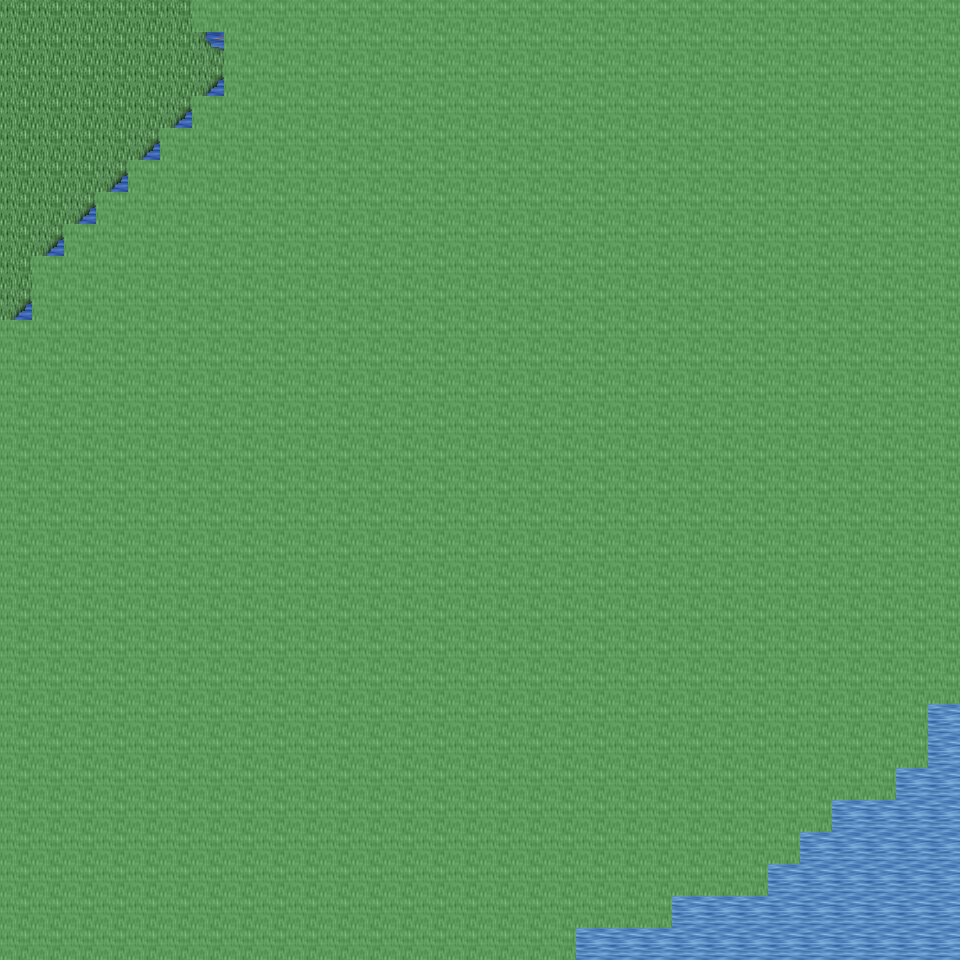

This is a level from a 2D game, rendered from its Tiled map with the project's own tilesets. A one-line summary and the map file follow, with tile-layer data summarised:
An orthogonal 30x30 tile map with 32x32 px tiles, 6 tile layers (Ground, Object, Object2, Above, ...), 33 tilesets and 4 objects (4x mapExit).

<map version="1.0" orientation="orthogonal" renderorder="right-down" width="30" height="30" tilewidth="32" tileheight="32" nextobjectid="5">
  <tileset firstgid="1" name="tileset_ground_ground" tilewidth="32" tileheight="32" tilecount="33" columns="3">
    <image source="../drawable/tileset_ground_ground.png" width="96" height="352" />
  </tileset>
  <tileset firstgid="34" name="tileset_ground_ice_ice" tilewidth="32" tileheight="32" tilecount="3" columns="3">
    <image source="../drawable/tileset_ground_ice_ice.png" width="96" height="32" />
  </tileset>
  <tileset firstgid="37" name="tileset_ground_water_pool" tilewidth="32" tileheight="32" tilecount="72" columns="3">
    <image source="../drawable/tileset_ground_water_pool.png" width="96" height="768" />
  </tileset>
  <tileset firstgid="109" name="tileset_ground_grass_edges" tilewidth="32" tileheight="32" tilecount="36" columns="12">
    <image source="../drawable/tileset_ground_grass_edges.png" width="384" height="96" />
  </tileset>
  <tileset firstgid="145" name="tileset_ground_ridge_ice_2" tilewidth="32" tileheight="32" tilecount="42" columns="7">
    <image source="../drawable/tileset_ground_ridge_ice_2.png" width="224" height="192" />
  </tileset>
  <tileset firstgid="187" name="tileset_ground_ridge_earth_dark" tilewidth="32" tileheight="32" tilecount="96" columns="12">
    <image source="../drawable/tileset_ground_ridge_earth_dark.png" width="384" height="256" />
  </tileset>
  <tileset firstgid="283" name="tileset_ground_rock_pebbles" tilewidth="32" tileheight="32" tilecount="3" columns="1">
    <image source="../drawable/tileset_ground_rock_pebbles.png" width="32" height="96" />
  </tileset>
  <tileset firstgid="286" name="tileset_plant_grasses" tilewidth="32" tileheight="32" tilecount="6" columns="3">
    <image source="../drawable/tileset_plant_grasses.png" width="96" height="64" />
  </tileset>
  <tileset firstgid="292" name="tileset_plant_bush_bushes" tilewidth="32" tileheight="32" tilecount="10" columns="5">
    <image source="../drawable/tileset_plant_bush_bushes.png" width="160" height="64" />
  </tileset>
  <tileset firstgid="302" name="tileset_ground_cobbled_paving" tilewidth="32" tileheight="32" tilecount="1" columns="1">
    <image source="../drawable/tileset_ground_cobbled_paving.png" width="32" height="32" />
  </tileset>
  <tileset firstgid="303" name="tileset_ground_grass_corners" tilewidth="32" tileheight="32" tilecount="24" columns="6">
    <image source="../drawable/tileset_ground_grass_corners.png" width="192" height="128" />
  </tileset>
  <tileset firstgid="327" name="tileset_plant_flower_daisy_white" tilewidth="32" tileheight="32" tilecount="8" columns="2">
    <image source="../drawable/tileset_plant_flower_daisy_white.png" width="64" height="128" />
  </tileset>
  <tileset firstgid="335" name="tileset_plant_flower_daisy_blue" tilewidth="32" tileheight="32" tilecount="8" columns="2">
    <image source="../drawable/tileset_plant_flower_daisy_blue.png" width="64" height="128" />
  </tileset>
  <tileset firstgid="343" name="tileset_item_armor_sword_rack" tilewidth="32" tileheight="32" tilecount="4" columns="2">
    <image source="../drawable/tileset_item_armor_sword_rack.png" width="64" height="64" />
  </tileset>
  <tileset firstgid="347" name="tileset_plant_stump_small_stump" tilewidth="32" tileheight="32" tilecount="4" columns="2">
    <image source="../drawable/tileset_plant_stump_small_stump.png" width="64" height="64" />
  </tileset>
  <tileset firstgid="351" name="tileset_item_postbox" tilewidth="32" tileheight="32" tilecount="4" columns="2">
    <image source="../drawable/tileset_item_postbox.png" width="64" height="64" />
  </tileset>
  <tileset firstgid="355" name="tileset_item_armor_weapons_rack" tilewidth="32" tileheight="32" tilecount="18" columns="9">
    <image source="../drawable/tileset_item_armor_weapons_rack.png" width="288" height="64" />
  </tileset>
  <tileset firstgid="373" name="tileset_item_pot_pot_golden_centred" tilewidth="32" tileheight="32" tilecount="3" columns="3">
    <image source="../drawable/tileset_item_pot_pot_golden_centred.png" width="96" height="32" />
  </tileset>
  <tileset firstgid="376" name="tileset_logic_creature_orc" tilewidth="32" tileheight="32" tilecount="6" columns="6">
    <image source="../drawable/tileset_logic_creature_orc.png" width="192" height="32" />
  </tileset>
  <tileset firstgid="382" name="tileset_logic_creature_animal" tilewidth="32" tileheight="32" tilecount="32" columns="8">
    <image source="../drawable/tileset_logic_creature_animal.png" width="256" height="128" />
  </tileset>
  <tileset firstgid="414" name="tileset_logic_creature_gnome" tilewidth="32" tileheight="32" tilecount="6" columns="6">
    <image source="../drawable/tileset_logic_creature_gnome.png" width="192" height="32" />
  </tileset>
  <tileset firstgid="420" name="tileset_logic_portal" tilewidth="32" tileheight="32" tilecount="24" columns="8">
    <image source="../drawable/tileset_logic_portal.png" width="256" height="96" />
  </tileset>
  <tileset firstgid="444" name="tileset_logic_collision" tilewidth="32" tileheight="32" tilecount="1" columns="1">
    <image source="../drawable/tileset_logic_collision.png" width="32" height="32" />
  </tileset>
  <tileset firstgid="445" name="tileset_logic_creature_frogman" tilewidth="32" tileheight="32" tilecount="3" columns="3">
    <image source="../drawable/tileset_logic_creature_frogman.png" width="96" height="32" />
  </tileset>
  <tileset firstgid="448" name="tileset_ground_water_swamp_water" tilewidth="32" tileheight="32" tilecount="33" columns="3">
    <image source="../drawable/tileset_ground_water_swamp_water.png" width="96" height="352" />
  </tileset>
  <tileset firstgid="481" name="tileset_plant_grasses_swamp" tilewidth="32" tileheight="32" tilecount="42" columns="6">
    <image source="../drawable/tileset_plant_grasses_swamp.png" width="192" height="224" />
  </tileset>
  <tileset firstgid="523" name="tileset_plant_stump_hollow_logs" tilewidth="32" tileheight="32" tilecount="6" columns="3">
    <image source="../drawable/tileset_plant_stump_hollow_logs.png" width="96" height="64" />
  </tileset>
  <tileset firstgid="529" name="tileset_plant_tree_tree_darkgreen" tilewidth="32" tileheight="32" tilecount="88" columns="8">
    <image source="../drawable/tileset_plant_tree_tree_darkgreen.png" width="256" height="352" />
  </tileset>
  <tileset firstgid="617" name="tileset_plant_tree_dead_tree_3" tilewidth="32" tileheight="32" tilecount="16" columns="4">
    <image source="../drawable/tileset_plant_tree_dead_tree_3.png" width="128" height="128" />
  </tileset>
  <tileset firstgid="633" name="tileset_building_chimney_smoke" tilewidth="32" tileheight="32" tilecount="40" columns="4">
    <image source="../drawable/tileset_building_chimney_smoke.png" width="128" height="320" />
  </tileset>
  <tileset firstgid="673" name="tileset_building_huts" tilewidth="32" tileheight="32" tilecount="338" columns="26">
    <image source="../drawable/tileset_building_huts.png" width="832" height="416" />
  </tileset>
  <tileset firstgid="1011" name="tileset_logic_creature_fowl" tilewidth="32" tileheight="32" tilecount="6" columns="6">
    <image source="../drawable/tileset_logic_creature_fowl.png" width="192" height="32" />
  </tileset>
  <tileset firstgid="1017" name="tileset_logic_creature_elemental" tilewidth="32" tileheight="32" tilecount="16" columns="8">
    <image source="../drawable/tileset_logic_creature_elemental.png" width="256" height="64" />
  </tileset>
  <layer name="Ground" width="30" height="30">
    <data>[900 cells, 900 non-empty, 3 distinct tile ids]</data>
  </layer>
  <layer name="Object" width="30" height="30">
    <data>[900 cells, 38 non-empty, 9 distinct tile ids]</data>
  </layer>
  <layer name="Object2" width="30" height="30">
    <data>[900 cells, 0 non-empty, 0 distinct tile ids]</data>
  </layer>
  <layer name="Above" width="30" height="30">
    <data>[900 cells, 0 non-empty, 0 distinct tile ids]</data>
  </layer>
  <layer name="Above2" width="30" height="30">
    <data>[900 cells, 0 non-empty, 0 distinct tile ids]</data>
  </layer>
  <layer name="Walkable" width="30" height="30">
    <data>[900 cells, 818 non-empty, 1 distinct tile ids]</data>
  </layer>
  <objectgroup name="MapEvents">
    <object id="1" name="north" type="mapExit" x="0" y="0" width="192" height="32">
      <properties>
        <property name="map" value="level_0_x189_y43" />
        <property name="x" value="0" />
        <property name="y" value="28" />
      </properties>
    </object>
    <object id="2" name="south" type="mapExit" x="576" y="928" width="384" height="32">
      <properties>
        <property name="map" value="level_0_x189_y45" />
        <property name="x" value="18" />
        <property name="y" value="1" />
      </properties>
    </object>
    <object id="3" name="west" type="mapExit" x="0" y="0" width="32" height="320">
      <properties>
        <property name="map" value="level_0_x188_y44" />
        <property name="x" value="28" />
        <property name="y" value="0" />
      </properties>
    </object>
    <object id="4" name="east" type="mapExit" x="928" y="704" width="32" height="256">
      <properties>
        <property name="map" value="level_0_x190_y44" />
        <property name="x" value="1" />
        <property name="y" value="22" />
      </properties>
    </object>
  </objectgroup>
</map>
